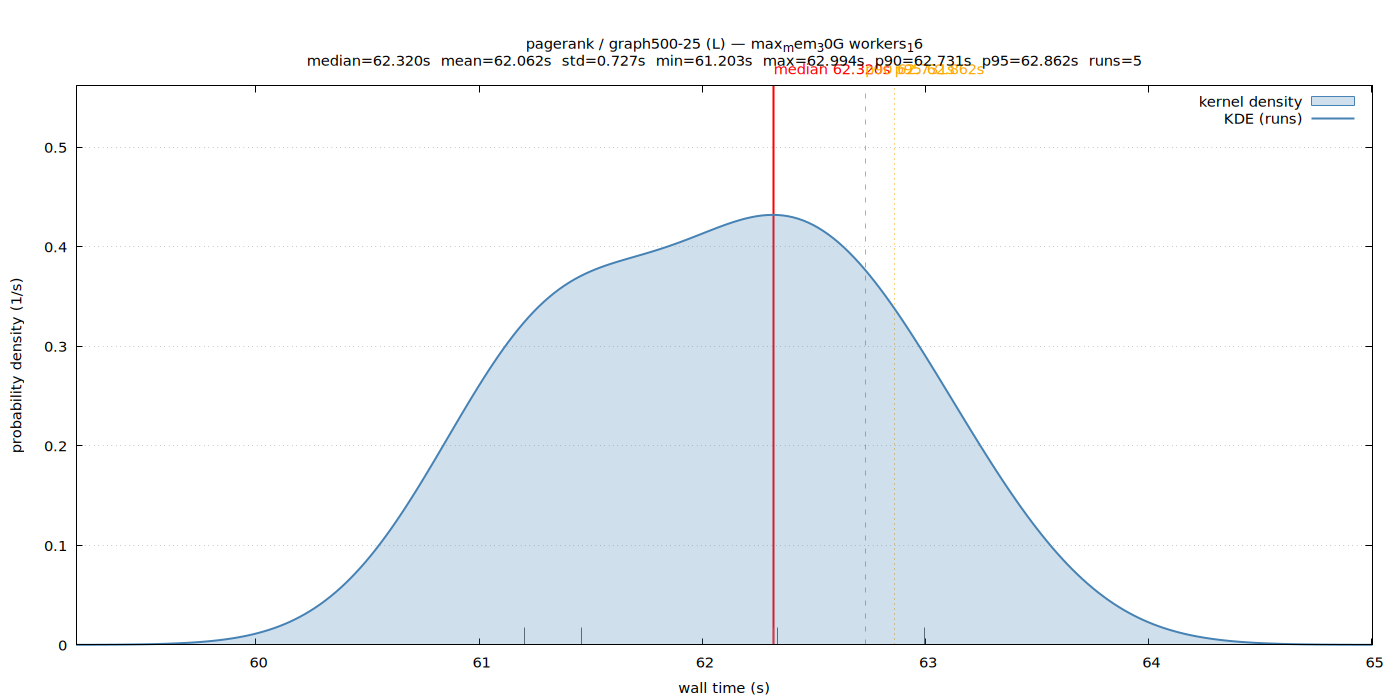

Reproduce this figure in gnuplot.
set terminal pngcairo size 1400,700 enhanced font 'Sans,11'
set output '/home/ubuntu/nvm/gfrs/pagerank/L/graph500-25/max_mem_30G_workers_16/wall_time.png'
set title "pagerank / graph500-25 (L) — max_mem_30G workers_16\nmedian=62.320s  mean=62.062s  std=0.727s  min=61.203s  max=62.994s  p90=62.731s  p95=62.862s  runs=5"
set xlabel 'wall time (s)'
set ylabel 'probability density (1/s)'
set tmargin 5
set yrange [0:0.561812]
set xrange [59.194206:65.002740]
set grid y
set key top right
set arrow from 62.319569,0 to 62.319569,0.561812 nohead lc rgb 'red' lw 2
set label 'median 62.320s' at 62.319569,0.561812 offset char 0,1 tc rgb 'red'
set arrow from 62.730597,0 to 62.730597,0.561812 nohead lc rgb 'orange' lw 1 dt 2
set label 'p90 62.731s' at 62.730597,0.561812 offset char 0,1 tc rgb 'orange'
set arrow from 62.862460,0 to 62.862460,0.561812 nohead lc rgb 'orange' lw 1 dt 3
set label 'p95 62.862s' at 62.862460,0.561812 offset char 0,1 tc rgb 'orange'
set arrow from 62.994323,0 to 62.994323,0.0172865 nohead lc rgb '#666666' lw 1
set arrow from 62.319569,0 to 62.319569,0.0172865 nohead lc rgb '#666666' lw 1
set arrow from 62.335009,0 to 62.335009,0.0172865 nohead lc rgb '#666666' lw 1
set arrow from 61.459246,0 to 61.459246,0.0172865 nohead lc rgb '#666666' lw 1
set arrow from 61.202623,0 to 61.202623,0.0172865 nohead lc rgb '#666666' lw 1
plot '/home/ubuntu/nvm/gfrs/pagerank/L/graph500-25/max_mem_30G_workers_16/wall_time.dat' using 1:2 with filledcurves y=0 lc rgb '#4682b4' fs transparent solid 0.25 title 'kernel density', \
     '/home/ubuntu/nvm/gfrs/pagerank/L/graph500-25/max_mem_30G_workers_16/wall_time.dat' using 1:2 with lines lw 2 lc rgb '#4682b4' title 'KDE (runs)'
